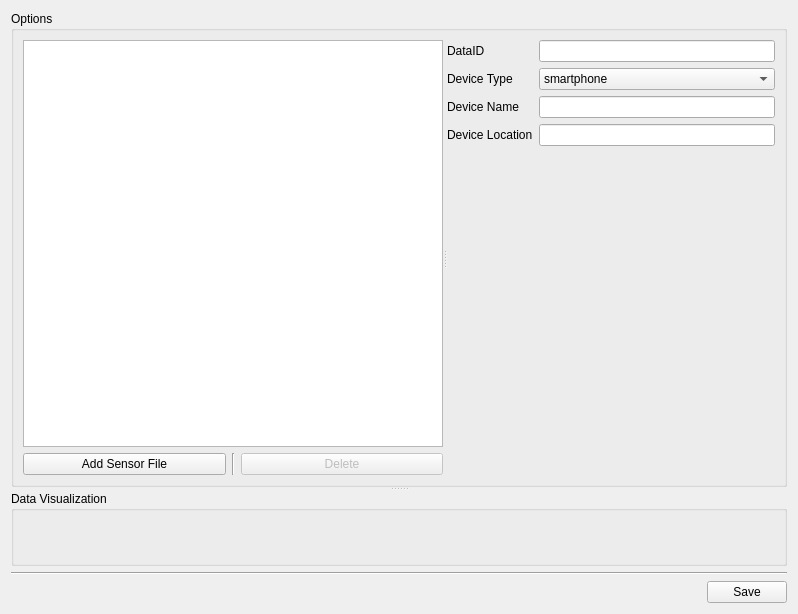
<?xml version="1.0" encoding="UTF-8"?>
<ui version="4.0">
 <class>Form</class>
 <widget class="QWidget" name="Form">
  <property name="geometry">
   <rect>
    <x>0</x>
    <y>0</y>
    <width>798</width>
    <height>614</height>
   </rect>
  </property>
  <property name="windowTitle">
   <string>Form</string>
  </property>
  <layout class="QVBoxLayout" name="verticalLayout">
   <item>
    <widget class="QSplitter" name="verticalSplitter">
     <property name="orientation">
      <enum>Qt::Vertical</enum>
     </property>
     <widget class="QGroupBox" name="optionsGroupBox">
      <property name="title">
       <string>Options</string>
      </property>
      <layout class="QVBoxLayout" name="verticalLayout_2">
       <item>
        <widget class="QSplitter" name="optionsSplitter">
         <property name="orientation">
          <enum>Qt::Horizontal</enum>
         </property>
         <widget class="QWidget" name="verticalLayoutWidget">
          <layout class="QVBoxLayout" name="treeVerticalLayout">
           <item>
            <widget class="QTreeWidget" name="sensorDataTree">
             <property name="indentation">
              <number>20</number>
             </property>
             <property name="headerHidden">
              <bool>true</bool>
             </property>
             <property name="columnCount">
              <number>1</number>
             </property>
             <column>
              <property name="text">
               <string>Sensor Data</string>
              </property>
             </column>
            </widget>
           </item>
           <item>
            <layout class="QHBoxLayout" name="horizontalLayout">
             <item>
              <widget class="QPushButton" name="addSensorButton">
               <property name="text">
                <string>Add Sensor File</string>
               </property>
               <property name="icon">
                <iconset resource="../res/vsdt.qrc">
                 <normaloff>:/icons/add_file.png</normaloff>:/icons/add_file.png</iconset>
               </property>
              </widget>
             </item>
             <item>
              <widget class="Line" name="verticalLine">
               <property name="orientation">
                <enum>Qt::Vertical</enum>
               </property>
              </widget>
             </item>
             <item>
              <widget class="QPushButton" name="deleteSensorButton">
               <property name="enabled">
                <bool>false</bool>
               </property>
               <property name="text">
                <string>Delete</string>
               </property>
               <property name="icon">
                <iconset resource="../res/vsdt.qrc">
                 <normaloff>:/icons/trash.png</normaloff>:/icons/trash.png</iconset>
               </property>
              </widget>
             </item>
            </layout>
           </item>
          </layout>
         </widget>
         <widget class="QWidget" name="horizontalLayoutWidget">
          <layout class="QFormLayout" name="formLayout">
           <item row="0" column="0">
            <widget class="QLabel" name="dataIDLabel">
             <property name="text">
              <string>DataID</string>
             </property>
            </widget>
           </item>
           <item row="0" column="1">
            <widget class="QLineEdit" name="dataIDField"/>
           </item>
           <item row="1" column="0">
            <widget class="QLabel" name="deviceTypeLabel">
             <property name="text">
              <string>Device Type</string>
             </property>
            </widget>
           </item>
           <item row="2" column="0">
            <widget class="QLabel" name="deviceNameLabel">
             <property name="text">
              <string>Device Name</string>
             </property>
            </widget>
           </item>
           <item row="3" column="0">
            <widget class="QLabel" name="deviceLocationLabel">
             <property name="text">
              <string>Device Location</string>
             </property>
            </widget>
           </item>
           <item row="1" column="1">
            <widget class="QComboBox" name="deviceTypeList">
             <item>
              <property name="text">
               <string>smartphone</string>
              </property>
             </item>
             <item>
              <property name="text">
               <string>smartwatch</string>
              </property>
             </item>
            </widget>
           </item>
           <item row="2" column="1">
            <widget class="QLineEdit" name="deviceNameField"/>
           </item>
           <item row="3" column="1">
            <widget class="QLineEdit" name="deviceLocationField"/>
           </item>
          </layout>
         </widget>
        </widget>
       </item>
      </layout>
     </widget>
     <widget class="QGroupBox" name="dataVisualizationGroupBox">
      <property name="title">
       <string>Data Visualization</string>
      </property>
      <layout class="QVBoxLayout" name="dataVisualizationGroupVerticalLayout"/>
     </widget>
    </widget>
   </item>
   <item>
    <widget class="Line" name="horizontalLine">
     <property name="orientation">
      <enum>Qt::Horizontal</enum>
     </property>
    </widget>
   </item>
   <item>
    <layout class="QHBoxLayout" name="saveHorizontalLayout">
     <item>
      <spacer name="saveHorizontalSpacer">
       <property name="orientation">
        <enum>Qt::Horizontal</enum>
       </property>
       <property name="sizeHint" stdset="0">
        <size>
         <width>40</width>
         <height>20</height>
        </size>
       </property>
      </spacer>
     </item>
     <item>
      <widget class="QPushButton" name="saveButton">
       <property name="text">
        <string>Save</string>
       </property>
       <property name="icon">
        <iconset resource="../res/vsdt.qrc">
         <normaloff>:/icons/save.png</normaloff>:/icons/save.png</iconset>
       </property>
       <property name="shortcut">
        <string>Enter</string>
       </property>
      </widget>
     </item>
    </layout>
   </item>
  </layout>
 </widget>
 <resources>
  <include location="../res/vsdt.qrc"/>
 </resources>
 <connections/>
</ui>
